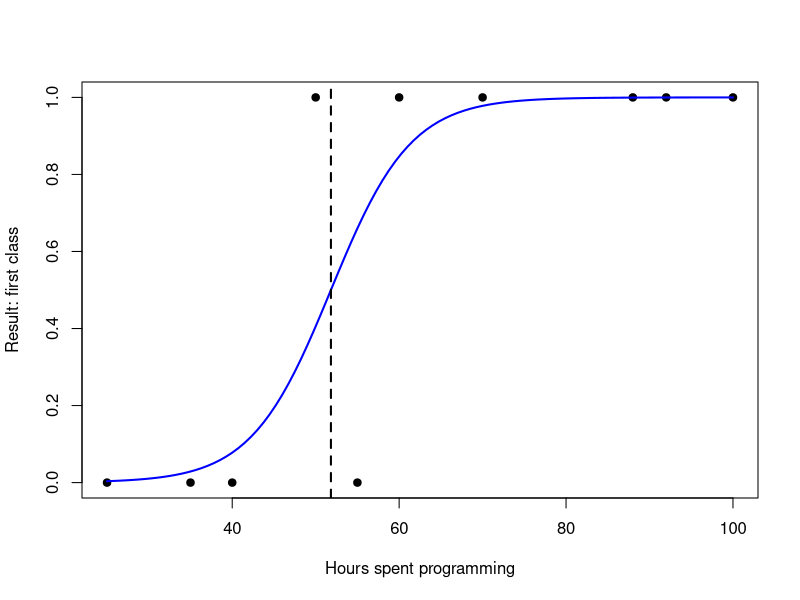
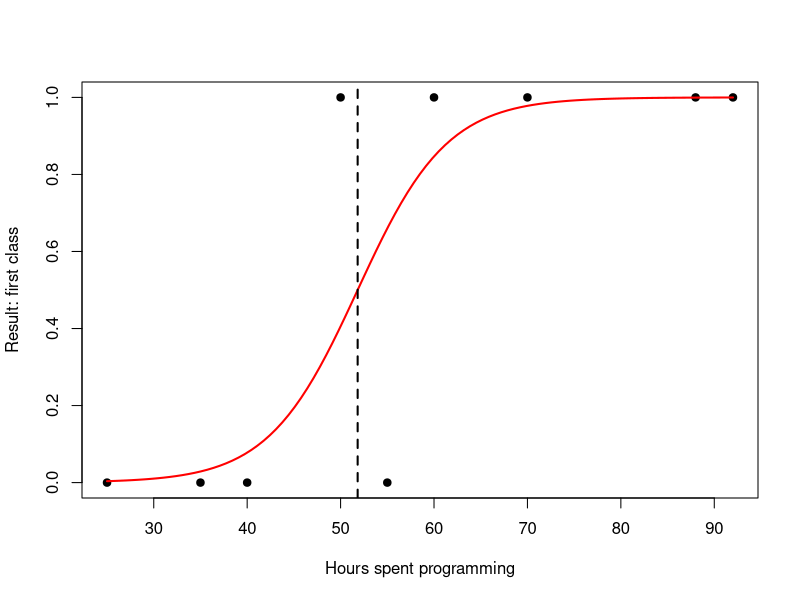
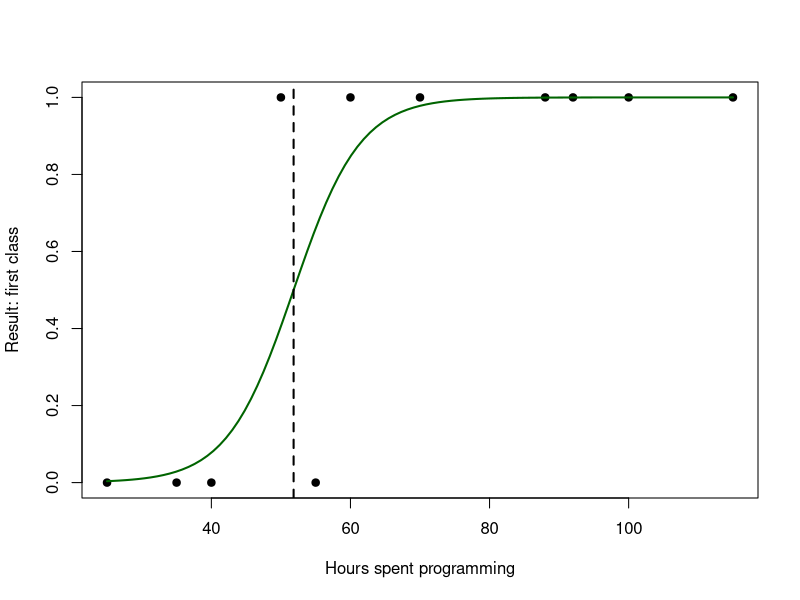
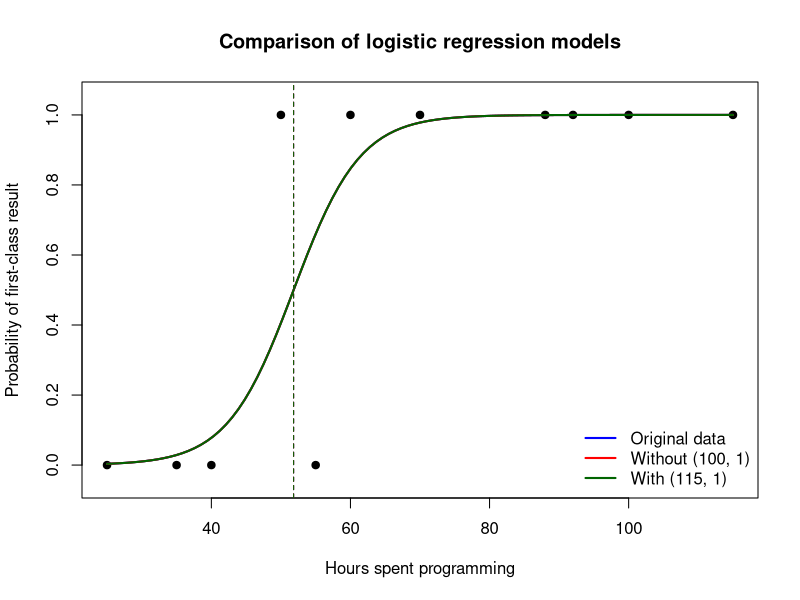

Generate these figures, in order, with R:
## A.1.

# Function that only fits model and returns useful results
fit_logistic <- function(hours, result, title, color) {
  data <- data.frame(hours, result)
  
  model <- glm(result ~ hours, data = data, family = binomial(link = "logit"))
  
  data$predicted <- predict(model, type = "response")
  
  beta0 <- coef(model)[1]
  beta1 <- coef(model)[2]
  threshold <- -beta0 / beta1
  
  cat("beta0 =", beta0, "\n")
  cat("beta1 =", beta1, "\n")
  cat("threshold =", threshold, "\n")
  
  
  #plotting the input points 
  plot(
    data$hours, data$result,
    xlab = "Hours spent programming",
    ylab = "Result: first class",
    #main = title,
    pch = 19
  )
  
  # plotting model
  curve(
    predict(model, newdata = data.frame(hours = x), type = "response"),
    add = TRUE,
    lwd = 2,
    col = color
  )
  
  #plotting threshold
  abline(v = threshold, lty = 2, lwd = 2)
  
  return(list(
    data = data,
    model = model,
    threshold = threshold,
    beta0 = beta0,
    beta1 = beta1
  ))
}

## A.1.a.

# load data
hours_a  = c(25, 35, 40, 50, 55, 60, 70, 80+8, 90+2, 100)
result_a = c( 0,  0,  0,  1,  0,  1,  1,    1,   1,    1)

res_a = fit_logistic(hours_a, result_a, "Logistic regression", "blue")

# -------------------------

## A.1.b.
# load data
hours_b  = c(25, 35, 40, 50, 55, 60, 70, 80+8, 90+2)
result_b = c( 0,  0,  0,  1,  0,  1,  1,    1,   1)

res_b = fit_logistic(hours_b, result_b, "Logistic regression with last point deleted", "red")


# -------------------------

## A.1.c.
# load data
hours_c  = c(25, 35, 40, 50, 55, 60, 70, 80+8, 90+2, 100, 115)
result_c = c( 0,  0,  0,  1,  0,  1,  1,    1,    1,   1,   1)

res_c = fit_logistic(hours_c, result_c, "Logistic regression with additional point","darkgreen")

# ------
# all on one graph

# Plot all observed points from the largest data set
plot(
  hours_c, result_c,
  xlab = "Hours spent programming",
  ylab = "Probability of first-class result",
  main = "Comparison of logistic regression models",
  pch = 19,
  ylim = c(-0.05, 1.05),
  xlim = c(min(hours_c), max(hours_c))
)

# Curve 1: original data
curve(
  predict(res_a$model, newdata = data.frame(hours = x), type = "response"),
  from = min(hours_c),
  to = max(hours_c),
  add = TRUE,
  lwd = 2,
  col = "blue"
)

# Curve 2: without (100, 1)
curve(
  predict(res_b$model, newdata = data.frame(hours = x), type = "response"),
  from = min(hours_c),
  to = max(hours_c),
  add = TRUE,
  lwd = 2,
  col = "red"
)

# Curve 3: with (115, 1)
curve(
  predict(res_c$model, newdata = data.frame(hours = x), type = "response"),
  from = min(hours_c),
  to = max(hours_c),
  add = TRUE,
  lwd = 2,
  col = "darkgreen"
)

# Add threshold lines
abline(v = res_a$threshold, col = "blue", lty = 2)
abline(v = res_b$threshold, col = "red", lty = 2)
abline(v = res_c$threshold, col = "darkgreen", lty = 2)

# Legend
legend(
  "bottomright",
  legend = c(
    "Original data",
    "Without (100, 1)",
    "With (115, 1)"
  ),
  col = c("blue", "red", "darkgreen"),
  lwd = 2,
  lty = 1,
  bty = "n"
)

comparison <- data.frame(
  model = c("Original", "Without (100,1)", "With (115,1)"),
  threshold = c(res_a$threshold, res_b$threshold, res_c$threshold),
  beta0 = c(res_a$beta0, res_b$beta0, res_c$beta0),
  beta1 = c(res_a$beta1, res_b$beta1, res_c$beta1)
)

print(comparison)

library(knitr)

latex_table <- kable(
  comparison,
  format = "latex",
  booktabs = TRUE,
  digits = 4,
  caption = "Comparison of logistic regression models"
)

cat(latex_table)
